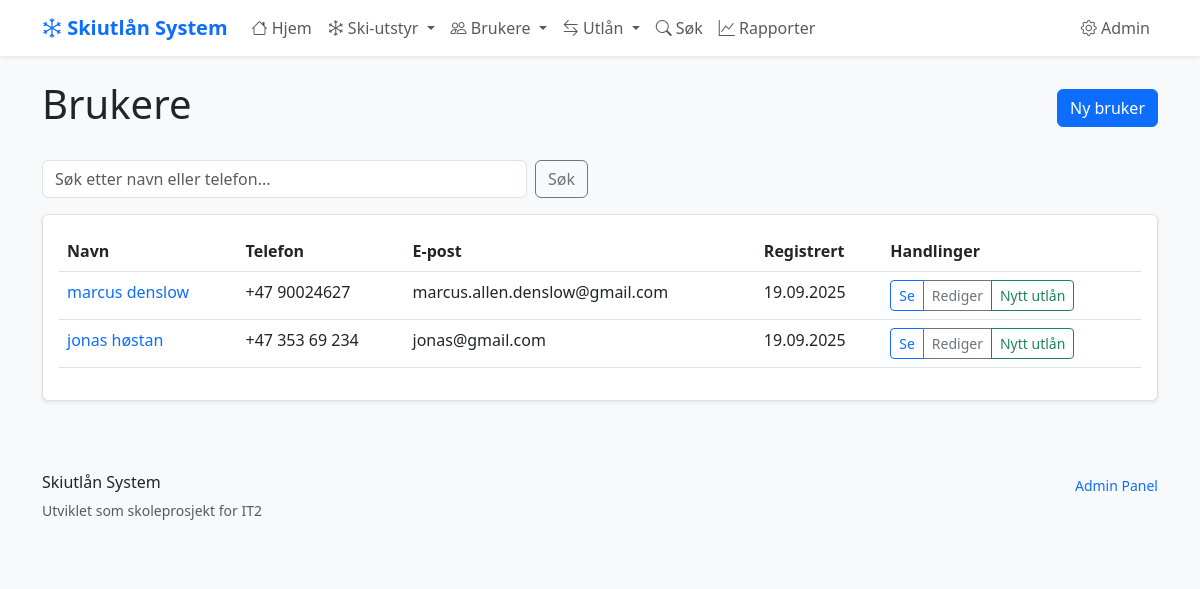
/brukere/, run on the app's committed database.
### skiutlan/models.py (models this page shows, shortened)
class Bruker(models.Model):
    fornavn = models.CharField(max_length=50)
    etternavn = models.CharField(max_length=50)
    telefon = models.CharField(
        max_length=15,
        unique=True,  # Hver bruker må ha unikt telefonnummer
        help_text="Telefonnummer med landkode (+47)"
    )
    epost = models.EmailField(blank=True, null=True)
    registrert = models.DateTimeField(auto_now_add=True)
    class Meta:
        verbose_name = "Bruker"
        verbose_name_plural = "Brukere"
        ordering = ['etternavn', 'fornavn']

### skiutlan/views.py (the view)
# urls.py: path('brukere/', views.bruker_liste, name='bruker_liste'),
def bruker_liste(request):
    brukere = Bruker.objects.all()
    sok_tekst = request.GET.get('sok', '')
    if sok_tekst:
        brukere = brukere.filter(
            Q(fornavn__icontains=sok_tekst) |
            Q(etternavn__icontains=sok_tekst) |
            Q(telefon__icontains=sok_tekst)
        )
    brukere = brukere.order_by('etternavn', 'fornavn')
    context = {
        'brukere': brukere,
        'sok_tekst': sok_tekst
    }
    return render(request, 'skiutlan/bruker_liste.html', context)

### skiutlan/templates/skiutlan/bruker_liste.html (shortened to what this page needs)
{% extends 'skiutlan/base.html' %}
{% block content %}
<div class="d-flex justify-content-between align-items-center mb-4">
    <h1>Brukere</h1>
    <a href="{% url 'skiutlan:bruker_opprett' %}" class="btn btn-primary">Ny bruker</a>
</div>
<div class="row mb-3">
    <div class="col-md-6">
        <form method="get" class="d-flex">
            <input type="text" name="sok" class="form-control me-2" placeholder="Søk etter navn eller telefon..." value="{{ sok_tekst }}">
            <button type="submit" class="btn btn-outline-secondary">Søk</button>
        </form>
    </div>
</div>
<div class="card">
    <div class="card-body">
        {% if brukere %}
            <div class="table-responsive">
                <table class="table table-hover">
                    <thead>
                        <tr>
                            <th>Navn</th>
                            <th>Telefon</th>
                            <th>E-post</th>
                            <th>Registrert</th>
                            <th>Handlinger</th>
                        </tr>
                    </thead>
                    <tbody>
                        {% for bruker in brukere %}
                        <tr>
                            <td>
                                <a href="{% url 'skiutlan:bruker_detalj' bruker.id %}" class="text-decoration-none">
                                    {{ bruker.fornavn }} {{ bruker.etternavn }}
                                </a>
                            </td>
                            <td>{{ bruker.telefon }}</td>
                            <td>{{ bruker.epost|default:"-" }}</td>
                            <td>{{ bruker.registrert|date:"d.m.Y" }}</td>
                            <td>
                                <div class="btn-group btn-group-sm">
                                    <a href="{% url 'skiutlan:bruker_detalj' bruker.id %}" class="btn btn-outline-primary">Se</a>
                                    <a href="{% url 'skiutlan:bruker_rediger' bruker.id %}" class="btn btn-outline-secondary">Rediger</a>
                                    <a href="{% url 'skiutlan:utlan_opprett' %}?bruker={{ bruker.id }}" class="btn btn-outline-success">Nytt utlån</a>
                                </div>
                            </td>
                        </tr>
                        {% endfor %}
                    </tbody>
                </table>
            </div>
        {% else %}
            <div class="text-center py-5">
                <p class="text-muted">Ingen brukere funnet.</p>
                <a href="{% url 'skiutlan:bruker_opprett' %}" class="btn btn-primary">Opprett første bruker</a>
            </div>
        {% endif %}
    </div>
</div>
{% endblock %}

### skiutlan/templates/skiutlan/base.html (style rules this page uses)
:root { --primary-color: #0d6efd; --secondary-color: #6c757d; --success-color: #198754; --warning-color: #ffc107; --danger-color: #dc3545; }
body { font-family: 'Segoe UI', Tahoma, Geneva, Verdana, sans-serif; background-color: #f8f9fa; }
.card { box-shadow: 0 0.125rem 0.25rem rgba(0, 0, 0, 0.075); border: 1px solid rgba(0, 0, 0, 0.125); }

### data on the page
Bruker: fornavn "marcus", etternavn "denslow", telefon "+47 90024627", epost "marcus.allen.denslow@gmail.com", registrert "19.09.2025"
Bruker: fornavn "jonas", etternavn "høstan", telefon "+47 353 69 234", epost "jonas@gmail.com", registrert "19.09.2025"
